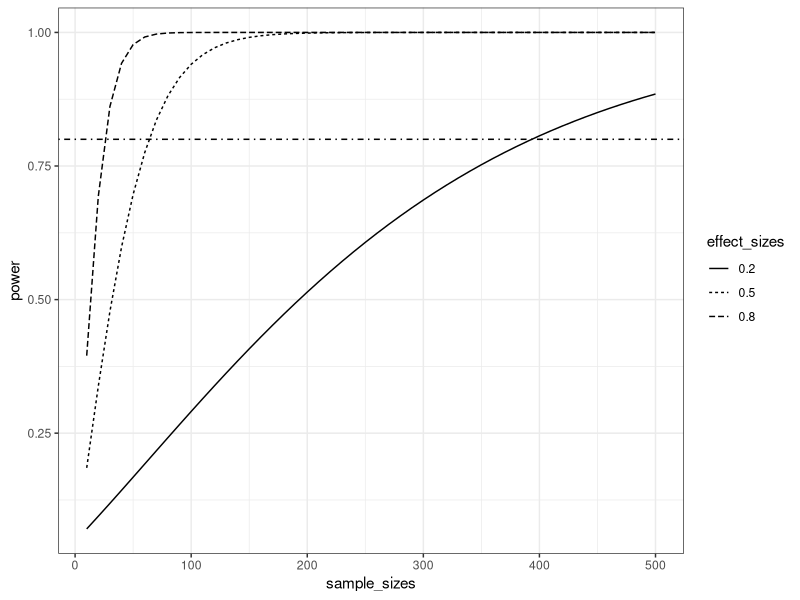

The R source for this figure:
## ---- chunk 1
knitr::opts_chunk$set(echo = TRUE, warning = FALSE, message = FALSE)
## ---- chunk 2
#install.packages("pwr")
#install.packages("tidyr")
#install.packages("ggplot2")
## ---- chunk 3
library(pwr)
library(tidyr)
library(ggplot2)
library(dplyr)
## ---- chunk 4
# Note this code snippet was adapted from "https://statsthinking21.github.io/statsthinking21-R-site/statistical-power-in-r.html"
# Specify the data
effect_sizes <- c(0.2, 0.5, 0.8) 
sample_sizes = seq(10, 500, 10)

# Create a data frame using the crossing() function which basically creates a grid/matrix including all possible combinations of values
input_df <- crossing(effect_sizes,sample_sizes)

# glimpse() is from the `dplyr` package and is a transponsed version of the function print()
glimpse(input_df) 
## ---- chunk 5
# Create a function get the power value and return as a tibble
get_power <- function(df){
  power_result <- pwr.t.test(n=df$sample_sizes, 
                             d=df$effect_sizes,
                             sig.level=0.05,
                             type='two.sample')
  df$power=power_result$power
  return(df)
}

# Run get_power for each combination of effect size and sample size
power_curves <- input_df %>%
  do(get_power(.)) %>%
  mutate(effect_sizes = as.factor(effect_sizes)) 
## ---- chunk 6
ggplot(power_curves, 
       aes(x=sample_sizes,
           y=power, 
           linetype=effect_sizes)) + 
  geom_line() + 
  geom_hline(yintercept = 0.8, 
             linetype='dotdash') + theme_bw()
